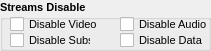
     <widget class="QGroupBox" name="groupBox_2">
      <property name="geometry">
       <rect>
        <x>680</x>
        <y>470</y>
        <width>211</width>
        <height>51</height>
       </rect>
      </property>
      <property name="font">
       <font>
        <pointsize>8</pointsize>
        <italic>false</italic>
        <bold>true</bold>
       </font>
      </property>
      <property name="toolTip">
       <string>Allows to disable Video, Audio, Subtitle and Data streams.</string>
      </property>
      <property name="title">
       <string>Streams Disable</string>
      </property>
      <widget class="QCheckBox" name="checkDisableData">
       <property name="geometry">
        <rect>
         <x>120</x>
         <y>30</y>
         <width>91</width>
         <height>20</height>
        </rect>
       </property>
       <property name="font">
        <font>
         <pointsize>8</pointsize>
         <italic>false</italic>
         <bold>false</bold>
        </font>
       </property>
       <property name="toolTip">
        <string>Disable Data Stream. Adds -dn to command line</string>
       </property>
       <property name="text">
        <string>Disable Data</string>
       </property>
      </widget>
      <widget class="QCheckBox" name="checkDisableVideo">
       <property name="geometry">
        <rect>
         <x>10</x>
         <y>14</y>
         <width>91</width>
         <height>20</height>
        </rect>
       </property>
       <property name="font">
        <font>
         <pointsize>8</pointsize>
         <italic>false</italic>
         <bold>false</bold>
        </font>
       </property>
       <property name="toolTip">
        <string>Disable Video Stream. Adds -vn to command line</string>
       </property>
       <property name="text">
        <string>Disable Video</string>
       </property>
      </widget>
      <widget class="QCheckBox" name="checkDisableSubs">
       <property name="geometry">
        <rect>
         <x>10</x>
         <y>30</y>
         <width>81</width>
         <height>20</height>
        </rect>
       </property>
       <property name="font">
        <font>
         <pointsize>8</pointsize>
         <italic>false</italic>
         <bold>false</bold>
        </font>
       </property>
       <property name="toolTip">
        <string>Disable Subtitle Stream. Adds -sn to command line</string>
       </property>
       <property name="text">
        <string>Disable Subs</string>
       </property>
      </widget>
      <widget class="QCheckBox" name="checkDisableAudio">
       <property name="geometry">
        <rect>
         <x>120</x>
         <y>14</y>
         <width>91</width>
         <height>20</height>
        </rect>
       </property>
       <property name="font">
        <font>
         <pointsize>8</pointsize>
         <italic>false</italic>
         <bold>false</bold>
        </font>
       </property>
       <property name="toolTip">
        <string>Disable Audio Stream. Adds -an to command line</string>
       </property>
       <property name="text">
        <string>Disable Audio</string>
       </property>
      </widget>
     </widget>
